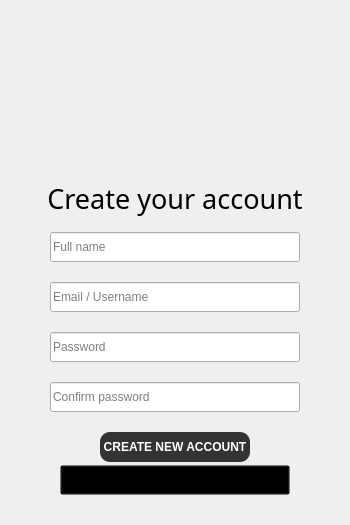
             <widget class="QWidget" name="right_signup_page">
              <layout class="QVBoxLayout" name="verticalLayout_13">
               <property name="sizeConstraint">
                <enum>QLayout::SetDefaultConstraint</enum>
               </property>
               <property name="leftMargin">
                <number>0</number>
               </property>
               <property name="topMargin">
                <number>0</number>
               </property>
               <property name="rightMargin">
                <number>0</number>
               </property>
               <property name="bottomMargin">
                <number>0</number>
               </property>
               <item alignment="Qt::AlignHCenter">
                <widget class="QFrame" name="frame_2">
                 <property name="frameShape">
                  <enum>QFrame::NoFrame</enum>
                 </property>
                 <property name="frameShadow">
                  <enum>QFrame::Plain</enum>
                 </property>
                 <property name="lineWidth">
                  <number>0</number>
                 </property>
                 <layout class="QVBoxLayout" name="verticalLayout_9">
                  <property name="spacing">
                   <number>0</number>
                  </property>
                  <property name="leftMargin">
                   <number>0</number>
                  </property>
                  <property name="topMargin">
                   <number>0</number>
                  </property>
                  <property name="rightMargin">
                   <number>0</number>
                  </property>
                  <property name="bottomMargin">
                   <number>0</number>
                  </property>
                  <item>
                   <spacer name="verticalSpacer_3">
                    <property name="orientation">
                     <enum>Qt::Vertical</enum>
                    </property>
                    <property name="sizeType">
                     <enum>QSizePolicy::Expanding</enum>
                    </property>
                    <property name="sizeHint" stdset="0">
                     <size>
                      <width>20</width>
                      <height>40</height>
                     </size>
                    </property>
                   </spacer>
                  </item>
                  <item alignment="Qt::AlignHCenter">
                   <widget class="QLabel" name="signup_photo_label">
                    <property name="minimumSize">
                     <size>
                      <width>160</width>
                      <height>100</height>
                     </size>
                    </property>
                    <property name="maximumSize">
                     <size>
                      <width>160</width>
                      <height>100</height>
                     </size>
                    </property>
                    <property name="styleSheet">
                     <string notr="true" />
                    </property>
                    <property name="text">
                     <string />
                    </property>
                    <property name="pixmap">
                     <pixmap>C:/Users/USER/.designer/image/Logo_dark.png</pixmap>
                    </property>
                    <property name="scaledContents">
                     <bool>true</bool>
                    </property>
                    <property name="alignment">
                     <set>Qt::AlignCenter</set>
                    </property>
                   </widget>
                  </item>
                  <item>
                   <spacer name="verticalSpacer_4">
                    <property name="orientation">
                     <enum>Qt::Vertical</enum>
                    </property>
                    <property name="sizeType">
                     <enum>QSizePolicy::Preferred</enum>
                    </property>
                    <property name="sizeHint" stdset="0">
                     <size>
                      <width>20</width>
                      <height>40</height>
                     </size>
                    </property>
                   </spacer>
                  </item>
                  <item alignment="Qt::AlignHCenter">
                   <widget class="QLabel" name="label_31">
                    <property name="sizePolicy">
                     <sizepolicy hsizetype="Preferred" vsizetype="Preferred">
                      <horstretch>0</horstretch>
                      <verstretch>0</verstretch>
                     </sizepolicy>
                    </property>
                    <property name="maximumSize">
                     <size>
                      <width>16777215</width>
                      <height>50</height>
                     </size>
                    </property>
                    <property name="font">
                     <font>
                      <family>Rockwell</family>
                      <pointsize>20</pointsize>
                     </font>
                    </property>
                    <property name="text">
                     <string>Create your account</string>
                    </property>
                    <property name="scaledContents">
                     <bool>true</bool>
                    </property>
                    <property name="alignment">
                     <set>Qt::AlignCenter</set>
                    </property>
                   </widget>
                  </item>
                  <item>
                   <layout class="QVBoxLayout" name="verticalLayout_10">
                    <property name="leftMargin">
                     <number>50</number>
                    </property>
                    <property name="topMargin">
                     <number>0</number>
                    </property>
                    <property name="rightMargin">
                     <number>50</number>
                    </property>
                    <property name="bottomMargin">
                     <number>0</number>
                    </property>
                    <item>
                     <layout class="QVBoxLayout" name="verticalLayout_11">
                      <property name="spacing">
                       <number>20</number>
                      </property>
                      <property name="sizeConstraint">
                       <enum>QLayout::SetMinimumSize</enum>
                      </property>
                      <property name="topMargin">
                       <number>15</number>
                      </property>
                      <property name="rightMargin">
                       <number>0</number>
                      </property>
                      <property name="bottomMargin">
                       <number>15</number>
                      </property>
                      <item>
                       <widget class="QWidget" name="widget_5" native="true">
                        <property name="minimumSize">
                         <size>
                          <width>250</width>
                          <height>30</height>
                         </size>
                        </property>
                        <widget class="QLineEdit" name="signup_fullname_lineEdit">
                         <property name="geometry">
                          <rect>
                           <x>0</x>
                           <y>0</y>
                           <width>250</width>
                           <height>30</height>
                          </rect>
                         </property>
                         <property name="sizePolicy">
                          <sizepolicy hsizetype="Preferred" vsizetype="Preferred">
                           <horstretch>0</horstretch>
                           <verstretch>0</verstretch>
                          </sizepolicy>
                         </property>
                         <property name="minimumSize">
                          <size>
                           <width>250</width>
                           <height>30</height>
                          </size>
                         </property>
                         <property name="maximumSize">
                          <size>
                           <width>250</width>
                           <height>25</height>
                          </size>
                         </property>
                         <property name="styleSheet">
                          <string notr="true" />
                         </property>
                         <property name="text">
                          <string />
                         </property>
                         <property name="placeholderText">
                          <string>Full name</string>
                         </property>
                        </widget>
                        <widget class="QLabel" name="label_2">
                         <property name="geometry">
                          <rect>
                           <x>10</x>
                           <y>7</y>
                           <width>16</width>
                           <height>16</height>
                          </rect>
                         </property>
                         <property name="text">
                          <string />
                         </property>
                         <property name="pixmap">
                          <pixmap resource="../Qss/icons/_icons.qrc">:/font_awesome_solid/icons/font_awesome/solid/user.png</pixmap>
                         </property>
                         <property name="scaledContents">
                          <bool>true</bool>
                         </property>
                        </widget>
                       </widget>
                      </item>
                      <item>
                       <widget class="QWidget" name="widget_6" native="true">
                        <property name="minimumSize">
                         <size>
                          <width>250</width>
                          <height>30</height>
                         </size>
                        </property>
                        <widget class="QLineEdit" name="signup_username_lineEdit">
                         <property name="geometry">
                          <rect>
                           <x>0</x>
                           <y>0</y>
                           <width>250</width>
                           <height>30</height>
                          </rect>
                         </property>
                         <property name="sizePolicy">
                          <sizepolicy hsizetype="Preferred" vsizetype="Preferred">
                           <horstretch>0</horstretch>
                           <verstretch>0</verstretch>
                          </sizepolicy>
                         </property>
                         <property name="minimumSize">
                          <size>
                           <width>250</width>
                           <height>30</height>
                          </size>
                         </property>
                         <property name="maximumSize">
                          <size>
                           <width>250</width>
                           <height>25</height>
                          </size>
                         </property>
                         <property name="styleSheet">
                          <string notr="true" />
                         </property>
                         <property name="text">
                          <string />
                         </property>
                         <property name="placeholderText">
                          <string>Email / Username</string>
                         </property>
                        </widget>
                        <widget class="QLabel" name="label_5">
                         <property name="geometry">
                          <rect>
                           <x>10</x>
                           <y>7</y>
                           <width>16</width>
                           <height>16</height>
                          </rect>
                         </property>
                         <property name="text">
                          <string />
                         </property>
                         <property name="pixmap">
                          <pixmap resource="../Qss/icons/_icons.qrc">:/font_awesome_solid/icons/font_awesome/solid/circle-user.png</pixmap>
                         </property>
                         <property name="scaledContents">
                          <bool>true</bool>
                         </property>
                        </widget>
                       </widget>
                      </item>
                      <item>
                       <widget class="QWidget" name="widget_7" native="true">
                        <property name="minimumSize">
                         <size>
                          <width>250</width>
                          <height>30</height>
                         </size>
                        </property>
                        <widget class="QLineEdit" name="signup_password_lineEdit">
                         <property name="geometry">
                          <rect>
                           <x>0</x>
                           <y>0</y>
                           <width>250</width>
                           <height>30</height>
                          </rect>
                         </property>
                         <property name="sizePolicy">
                          <sizepolicy hsizetype="Preferred" vsizetype="Preferred">
                           <horstretch>0</horstretch>
                           <verstretch>0</verstretch>
                          </sizepolicy>
                         </property>
                         <property name="minimumSize">
                          <size>
                           <width>250</width>
                           <height>30</height>
                          </size>
                         </property>
                         <property name="maximumSize">
                          <size>
                           <width>250</width>
                           <height>25</height>
                          </size>
                         </property>
                         <property name="styleSheet">
                          <string notr="true" />
                         </property>
                         <property name="text">
                          <string />
                         </property>
                         <property name="echoMode">
                          <enum>QLineEdit::PasswordEchoOnEdit</enum>
                         </property>
                         <property name="placeholderText">
                          <string>Password</string>
                         </property>
                        </widget>
                        <widget class="QLabel" name="label_7">
                         <property name="geometry">
                          <rect>
                           <x>10</x>
                           <y>7</y>
                           <width>16</width>
                           <height>16</height>
                          </rect>
                         </property>
                         <property name="text">
                          <string />
                         </property>
                         <property name="pixmap">
                          <pixmap resource="../Qss/icons/_icons.qrc">:/font_awesome_solid/icons/font_awesome/solid/unlock-keyhole.png</pixmap>
                         </property>
                         <property name="scaledContents">
                          <bool>true</bool>
                         </property>
                        </widget>
                       </widget>
                      </item>
                      <item>
                       <widget class="QWidget" name="widget_8" native="true">
                        <property name="minimumSize">
                         <size>
                          <width>250</width>
                          <height>30</height>
                         </size>
                        </property>
                        <widget class="QLineEdit" name="signup_confirmpass_lineEdit">
                         <property name="geometry">
                          <rect>
                           <x>0</x>
                           <y>0</y>
                           <width>250</width>
                           <height>30</height>
                          </rect>
                         </property>
                         <property name="sizePolicy">
                          <sizepolicy hsizetype="Preferred" vsizetype="Preferred">
                           <horstretch>0</horstretch>
                           <verstretch>0</verstretch>
                          </sizepolicy>
                         </property>
                         <property name="minimumSize">
                          <size>
                           <width>250</width>
                           <height>30</height>
                          </size>
                         </property>
                         <property name="maximumSize">
                          <size>
                           <width>250</width>
                           <height>25</height>
                          </size>
                         </property>
                         <property name="styleSheet">
                          <string notr="true" />
                         </property>
                         <property name="text">
                          <string />
                         </property>
                         <property name="echoMode">
                          <enum>QLineEdit::PasswordEchoOnEdit</enum>
                         </property>
                         <property name="placeholderText">
                          <string>Confirm password</string>
                         </property>
                        </widget>
                        <widget class="QLabel" name="label_8">
                         <property name="geometry">
                          <rect>
                           <x>10</x>
                           <y>7</y>
                           <width>16</width>
                           <height>16</height>
                          </rect>
                         </property>
                         <property name="text">
                          <string />
                         </property>
                         <property name="pixmap">
                          <pixmap resource="../Qss/icons/_icons.qrc">:/font_awesome_solid/icons/font_awesome/solid/check.png</pixmap>
                         </property>
                         <property name="scaledContents">
                          <bool>true</bool>
                         </property>
                        </widget>
                       </widget>
                      </item>
                     </layout>
                    </item>
                    <item>
                     <layout class="QVBoxLayout" name="verticalLayout_12">
                      <property name="spacing">
                       <number>3</number>
                      </property>
                      <property name="sizeConstraint">
                       <enum>QLayout::SetDefaultConstraint</enum>
                      </property>
                      <property name="topMargin">
                       <number>5</number>
                      </property>
                      <property name="bottomMargin">
                       <number>30</number>
                      </property>
                      <item alignment="Qt::AlignHCenter">
                       <widget class="QPushButton" name="signup_button">
                        <property name="minimumSize">
                         <size>
                          <width>150</width>
                          <height>30</height>
                         </size>
                        </property>
                        <property name="maximumSize">
                         <size>
                          <width>230</width>
                          <height>30</height>
                         </size>
                        </property>
                        <property name="font">
                         <font>
                          <family>Nirmala UI</family>
                          <weight>75</weight>
                          <bold>true</bold>
                         </font>
                        </property>
                        <property name="cursor">
                         <cursorShape>PointingHandCursor</cursorShape>
                        </property>
                        <property name="styleSheet">
                         <string notr="true">background-color:#333;color:white; border-radius:10</string>
                        </property>
                        <property name="text">
                         <string>CREATE NEW ACCOUNT</string>
                        </property>
                       </widget>
                      </item>
                      <item alignment="Qt::AlignHCenter">
                       <widget class="QPushButton" name="to_login_button">
                        <property name="minimumSize">
                         <size>
                          <width>230</width>
                          <height>30</height>
                         </size>
                        </property>
                        <property name="maximumSize">
                         <size>
                          <width>230</width>
                          <height>30</height>
                         </size>
                        </property>
                        <property name="font">
                         <font>
                          <family>Myanmar Text</family>
                          <pointsize>7</pointsize>
                          <weight>75</weight>
                          <bold>true</bold>
                         </font>
                        </property>
                        <property name="cursor">
                         <cursorShape>PointingHandCursor</cursorShape>
                        </property>
                        <property name="styleSheet">
                         <string notr="true">background:transparent</string>
                        </property>
                        <property name="text">
                         <string>Already have an account? LOG IN</string>
                        </property>
                       </widget>
                      </item>
                     </layout>
                    </item>
                   </layout>
                  </item>
                 </layout>
                </widget>
               </item>
              </layout>
             </widget>
